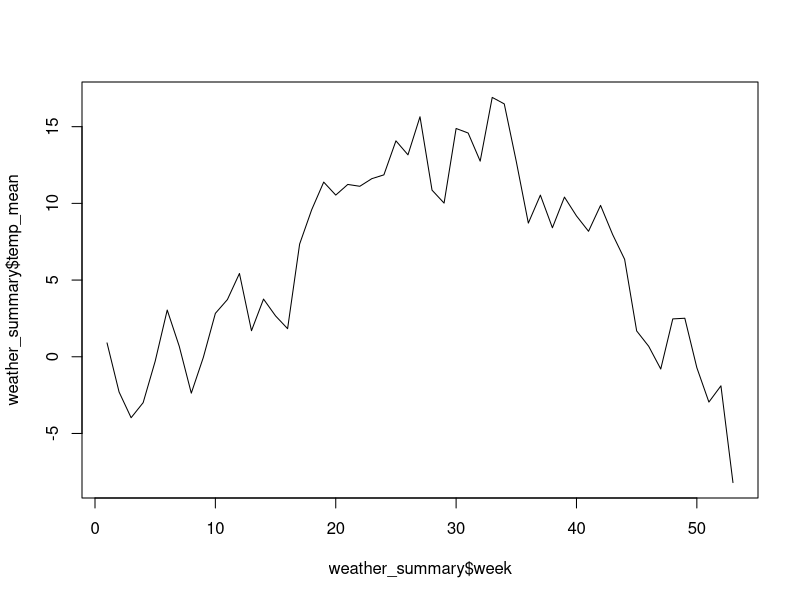
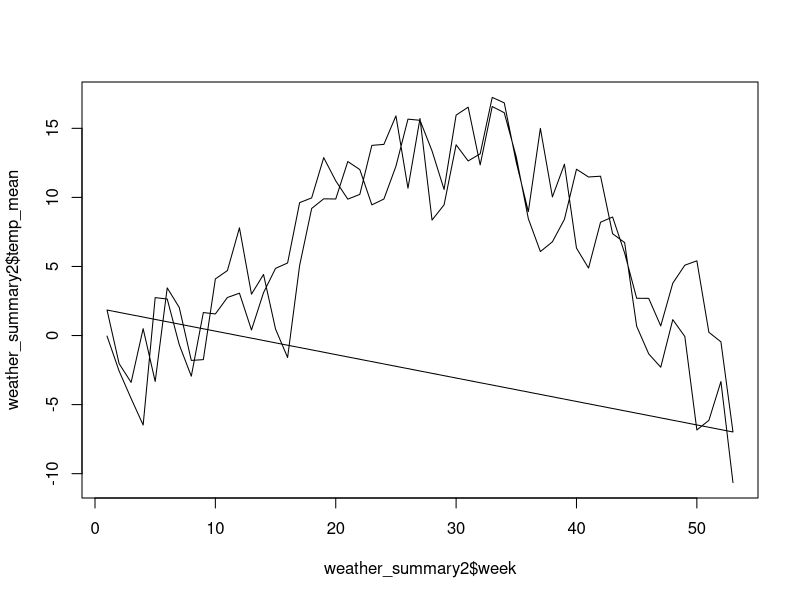
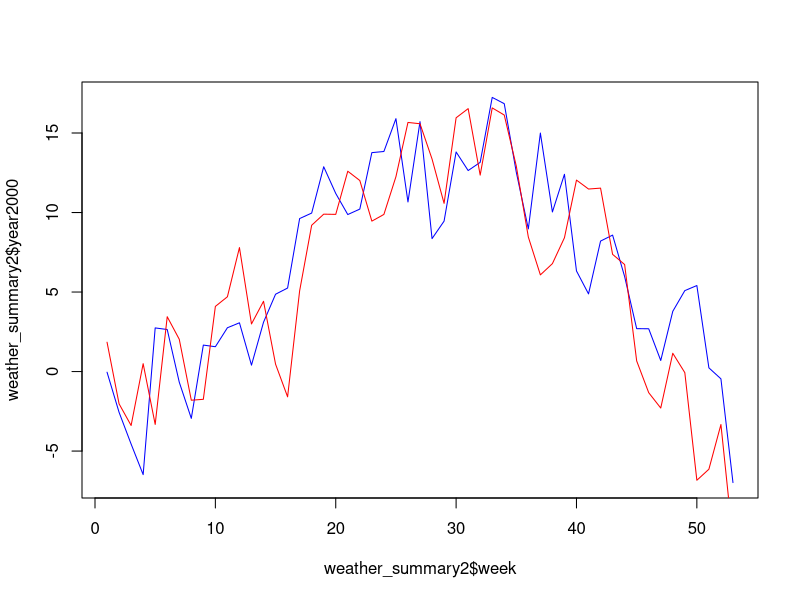

The R source for these figures, in order:
## ---- chunk 1
library("readr")

sensors_combined <- read_delim("datasets/prepro/sensors_combined.csv", ",")

sensors_combined$Datetime <- as.POSIXct(sensors_combined$Datetime, format = "%d%m%Y_%H%M")
## ---- chunk 2
library("tidyr")

# Variante 1 (Spalten abwählen)
sensors_long <- pivot_longer(sensors_combined, -Datetime) 

# Variante 2 (Spalten anwählen)
sensors_long <- pivot_longer(sensors_combined, c(sensor1:sensor3))
## ---- chunk 3
#| output: true

library("dplyr")

sensors_long |>
  group_by(name) |>
  summarise(temp_mean = mean(value, na.rm = TRUE))
## ---- chunk 4
library("lubridate")

sensors_long |>
  mutate(month = month(Datetime)) |>
  group_by(month, name) |>
  summarise(temp_mean = mean(value, na.rm = TRUE))
## ---- chunk 5
weather <- read_delim("datasets/prepro/weather.csv")

weather$stn <- as.factor(weather$stn)

weather$time <- as.POSIXct(as.character(weather$time), format = "%Y%m%d%H")
## ---- chunk 6
weather_summary <- weather |>
  mutate(week = week(time)) |>
  group_by(week) |>
  summarise(
    temp_mean = mean(tre200h0, na.rm = TRUE)
  )
## ---- chunk 7
#| results: asis
#| fig.show: asis

plot(weather_summary$week, weather_summary$temp_mean, type = "l")
## ---- chunk 8
weather_summary2 <- weather |>
  mutate(
    week = week(time),
    year = year(time)
    ) |>
  group_by(year, week) |>
  summarise(
    temp_mean = mean(tre200h0, na.rm = TRUE)
  )
## ---- chunk 9
#| label: fig-baseplot-ex7
#| fig.cap: baseplot mag keine long tables und macht aus den beiden Jahren eine kontinuierliche Linie
#| output: true

plot(weather_summary2$week, weather_summary2$temp_mean, type = "l")
## ---- chunk 10
weather_summary2 <- weather_summary2 |>
  pivot_wider(names_from = year, values_from = temp_mean,names_prefix = "year")
## ---- chunk 11
#| output: true

plot(weather_summary2$week, weather_summary2$year2000, type = "l",col = "blue")
lines(weather_summary2$week, weather_summary2$year2001, type = "l",col = "red")
